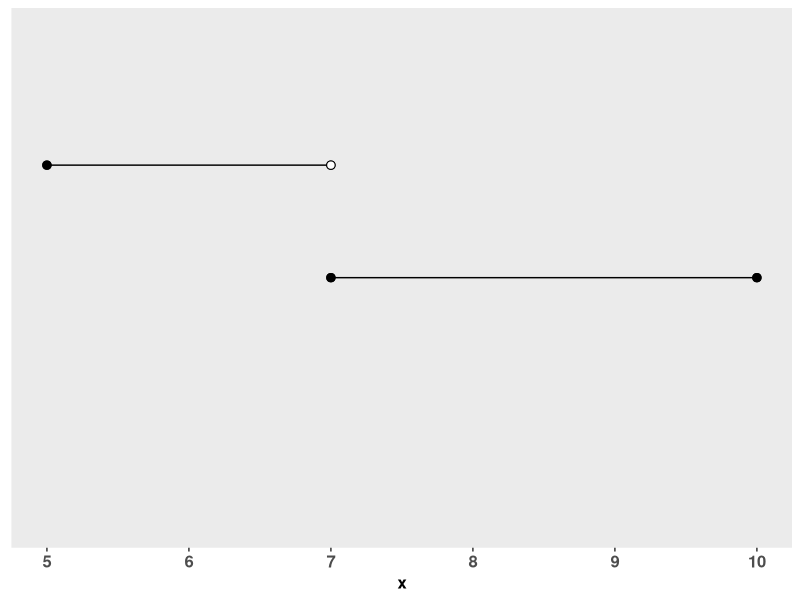
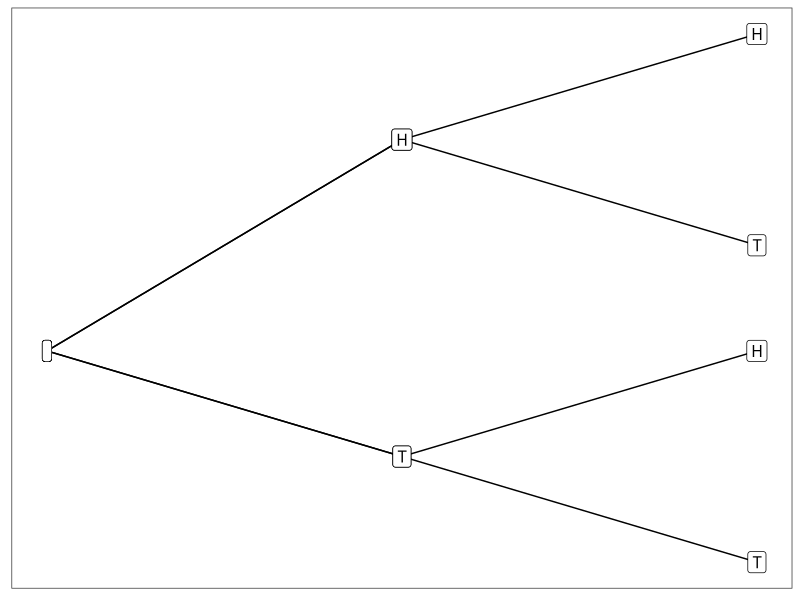
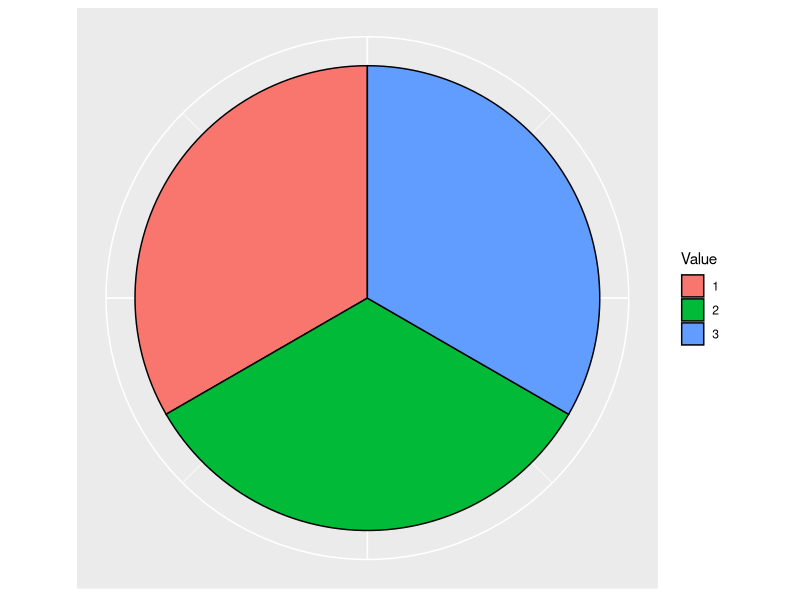
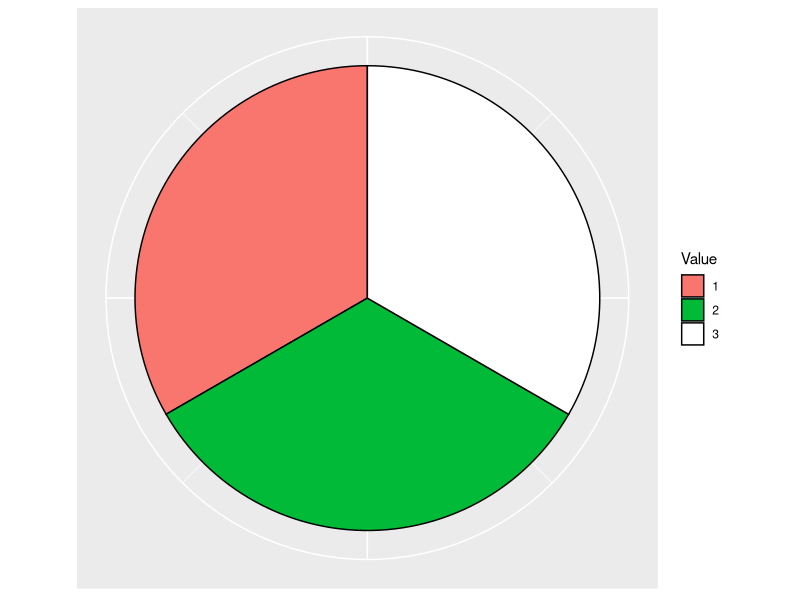

These figures' R source, in order:
## ---- chunk 1
x <- c(5,7)
y <- c(.3,.3)
C <- data.frame(x,y)

C2 <- data.frame(x = c(7,10), y = c(.2,.2))

lines <- ggplot2::ggplot(C, ggplot2::aes(x = x, y = y)) +
  ggplot2::geom_line() +
  ggplot2::scale_y_continuous(limits = c(0,1), expand = ggplot2::expansion(c(.1,.1))) +
  ggplot2::geom_line(data = C2, ggplot2::aes(x = x, y = y)) +
  ggplot2::geom_point(x = 7, y = .3, shape = 21, fill = 'white', size = 2.5) +
  ggplot2::geom_point(x = 5, y = .3, shape = 21, fill = 'black', size = 2.5) +
  ggplot2::geom_point(x = 7, y = .2, shape = 21, fill = 'black', size = 2.5) +
  ggplot2::geom_point(x = 10, y = .2, shape = 21, fill = 'black', size = 2.5) +
  ggplot2::theme(axis.ticks.y = ggplot2::element_blank(), 
                 axis.line.y = ggplot2::element_blank(),
                 axis.text.y = ggplot2::element_blank(),
                 axis.title.y = ggplot2::element_blank(),
                 axis.title.x = ggplot2::element_text(size = 12, face = 'bold'),
                 panel.grid.major = ggplot2::element_blank(),
                 panel.grid.minor = ggplot2::element_blank(),
                 axis.text.x = ggplot2::element_text(size = 12, face = 'bold')) +
  ggplot2::coord_cartesian(xlim = c(5,10), ylim = c(0,.4))

print(lines)
## ---- chunk 2
a <- data.frame(x = c(1,2,3,1,2,3,1,2,3,1,2,3), 
                y = c(1,1.5,1.75,1,1.5,1.25,1,.75,1,1,.75,.50),
                grp = c('A','A','A','B','B','B','C','C','C','D','D','D'),
                text = c('','H','H','','H','T','','T','H','','T','T'))
                

ggplot2::ggplot(a, ggplot2::aes(x = x, y = y, group = grp, label = text)) +
  ggplot2::geom_line() +
  ggplot2::geom_point() +
  ggplot2::geom_label() +
  ggplot2::theme_bw() +
  ggplot2::theme(axis.ticks = ggplot2::element_blank(), 
                 axis.line = ggplot2::element_blank(),
                 axis.text = ggplot2::element_blank(),
                 axis.title = ggplot2::element_blank(),
                 panel.grid.major = ggplot2::element_blank(),
                 panel.grid.minor = ggplot2::element_blank()) 
  


## ---- chunk 3
x <- c(1/3,1/3,1/3)
y <- as.factor(c(1,2,3))
C <- data.frame(x,y)



lines <- ggplot2::ggplot(C, ggplot2::aes(x = '', fill = y, y = x, label = y)) +
  ggplot2::geom_bar(stat = 'identity', width = 1, color = 'black') +
  ggplot2::coord_polar("y", start=0) +
  ggplot2::labs(fill = 'Value') +
  ggplot2::theme(axis.ticks = ggplot2::element_blank(),
                 axis.text = ggplot2::element_blank(),
                 axis.title = ggplot2::element_blank()) +
  ggplot2::scale_fill_manual(values = c('#F8766D','#00BA38','#619CFF'))

print(lines)
## ---- chunk 4
x <- c(1/3,1/3,1/3)
y <- as.factor(c(1,2,3))
C <- data.frame(x,y)



lines <- ggplot2::ggplot(C, ggplot2::aes(x = '', fill = y, y = x, label = y)) +
  ggplot2::geom_bar(stat = 'identity', width = 1, color = 'black') +
  ggplot2::coord_polar("y", start=0) +
  ggplot2::labs(fill = 'Value') +
  ggplot2::theme(axis.ticks = ggplot2::element_blank(),
                 axis.text = ggplot2::element_blank(),
                 axis.title = ggplot2::element_blank()) +
  ggplot2::scale_fill_manual(values = c('#F8766D','#00BA38','white'))

print(lines)
## ---- chunk 5
x <- rep(c(1,2,3,4), each = 4)
y <- rep(c(1,2,3,4), times = 4)
q <- x + y
z <- rep('1/16', times = 16)

sample_space <- data.frame(x,y,q,z)
names(sample_space) <- c('1st Die', '2nd Die','Sum', 'Probability')

x <- flextable::flextable(sample_space)
x <- flextable::merge_v(x, j = 1)
x <- flextable::hline(x, i = c(4,8,12,16))
x <- flextable::align(x, align = 'center', part = 'body')
x <- flextable::align(x, align = 'center', part = 'header')
x
